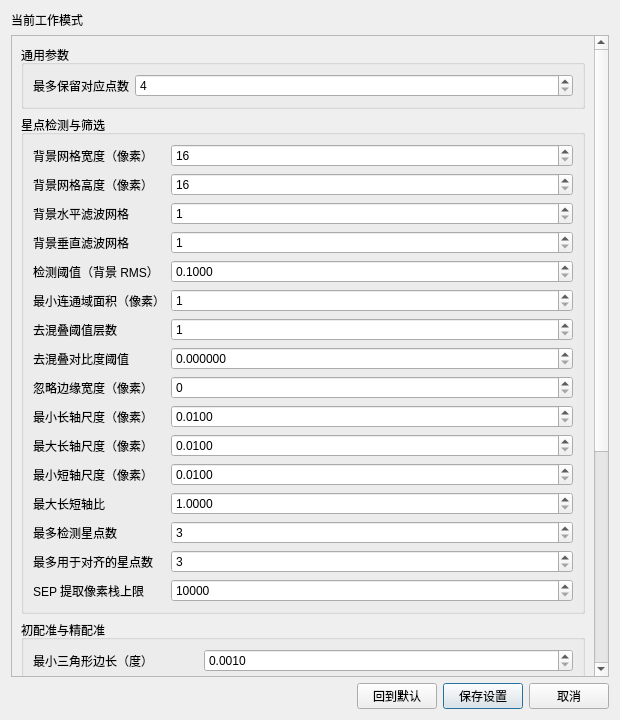
<?xml version="1.0" encoding="UTF-8"?>
<ui version="4.0">
 <class>AdjacentAlignmentSettingsDialog</class>
 <widget class="QDialog" name="AdjacentAlignmentSettingsDialog">
  <property name="geometry">
   <rect>
    <x>0</x>
    <y>0</y>
    <width>620</width>
    <height>720</height>
   </rect>
  </property>
  <property name="windowTitle">
   <string>粗略取景参数设置</string>
  </property>
  <layout class="QVBoxLayout" name="verticalLayoutDialog">
   <item>
    <widget class="QLabel" name="labelCurrentMode">
     <property name="wordWrap">
      <bool>true</bool>
     </property>
     <property name="text">
      <string>当前工作模式</string>
     </property>
    </widget>
   </item>
   <item>
    <widget class="QStackedWidget" name="stackedWidgetSettings">
     <widget class="QWidget" name="pageStarSettings">
      <layout class="QVBoxLayout" name="verticalLayoutStarPage">
       <property name="leftMargin"><number>0</number></property>
       <property name="topMargin"><number>0</number></property>
       <property name="rightMargin"><number>0</number></property>
       <property name="bottomMargin"><number>0</number></property>
       <item>
        <widget class="QScrollArea" name="scrollAreaStarSettings">
         <property name="widgetResizable">
          <bool>true</bool>
         </property>
         <widget class="QWidget" name="scrollAreaWidgetContentsStar">
          <property name="geometry">
           <rect>
            <x>0</x>
            <y>0</y>
            <width>570</width>
            <height>1030</height>
           </rect>
          </property>
          <layout class="QVBoxLayout" name="verticalLayoutStarSettings">
           <item>
            <widget class="QGroupBox" name="groupBoxStarCommon">
             <property name="title">
              <string>通用参数</string>
             </property>
             <layout class="QFormLayout" name="formLayoutStarCommon">
              <property name="fieldGrowthPolicy">
               <enum>QFormLayout::AllNonFixedFieldsGrow</enum>
              </property>
              <item row="0" column="0">
               <widget class="QLabel" name="labelAdjacentAlignmentMaxCorrespondencesStar">
                <property name="text"><string>最多保留对应点数</string></property>
               </widget>
              </item>
              <item row="0" column="1">
               <widget class="QSpinBox" name="spinBoxAdjacentAlignmentMaxCorrespondencesStar">
                <property name="minimum"><number>4</number></property>
                <property name="maximum"><number>10000</number></property>
               </widget>
              </item>
             </layout>
            </widget>
           </item>
           <item>
            <widget class="QGroupBox" name="groupBoxStarDetection">
             <property name="title"><string>星点检测与筛选</string></property>
             <layout class="QFormLayout" name="formLayoutStarDetection">
              <property name="fieldGrowthPolicy"><enum>QFormLayout::AllNonFixedFieldsGrow</enum></property>
              <item row="0" column="0"><widget class="QLabel" name="labelAdjacentStarBackgroundBwPx"><property name="text"><string>背景网格宽度（像素）</string></property></widget></item>
              <item row="0" column="1"><widget class="QSpinBox" name="spinBoxAdjacentStarBackgroundBwPx"><property name="minimum"><number>16</number></property><property name="maximum"><number>2048</number></property></widget></item>
              <item row="1" column="0"><widget class="QLabel" name="labelAdjacentStarBackgroundBhPx"><property name="text"><string>背景网格高度（像素）</string></property></widget></item>
              <item row="1" column="1"><widget class="QSpinBox" name="spinBoxAdjacentStarBackgroundBhPx"><property name="minimum"><number>16</number></property><property name="maximum"><number>2048</number></property></widget></item>
              <item row="2" column="0"><widget class="QLabel" name="labelAdjacentStarBackgroundFwPx"><property name="text"><string>背景水平滤波网格</string></property></widget></item>
              <item row="2" column="1"><widget class="QSpinBox" name="spinBoxAdjacentStarBackgroundFwPx"><property name="minimum"><number>1</number></property><property name="maximum"><number>63</number></property></widget></item>
              <item row="3" column="0"><widget class="QLabel" name="labelAdjacentStarBackgroundFhPx"><property name="text"><string>背景垂直滤波网格</string></property></widget></item>
              <item row="3" column="1"><widget class="QSpinBox" name="spinBoxAdjacentStarBackgroundFhPx"><property name="minimum"><number>1</number></property><property name="maximum"><number>63</number></property></widget></item>
              <item row="4" column="0"><widget class="QLabel" name="labelAdjacentStarDetectionSigma"><property name="text"><string>检测阈值（背景 RMS）</string></property></widget></item>
              <item row="4" column="1"><widget class="QDoubleSpinBox" name="doubleSpinBoxAdjacentStarDetectionSigma"><property name="decimals"><number>4</number></property><property name="minimum"><double>0.100000000</double></property><property name="maximum"><double>100.000000000</double></property></widget></item>
              <item row="5" column="0"><widget class="QLabel" name="labelAdjacentStarDetectionMinAreaPx"><property name="text"><string>最小连通域面积（像素）</string></property></widget></item>
              <item row="5" column="1"><widget class="QSpinBox" name="spinBoxAdjacentStarDetectionMinAreaPx"><property name="minimum"><number>1</number></property><property name="maximum"><number>10000</number></property></widget></item>
              <item row="6" column="0"><widget class="QLabel" name="labelAdjacentStarDeblendNthresh"><property name="text"><string>去混叠阈值层数</string></property></widget></item>
              <item row="6" column="1"><widget class="QSpinBox" name="spinBoxAdjacentStarDeblendNthresh"><property name="minimum"><number>1</number></property><property name="maximum"><number>256</number></property></widget></item>
              <item row="7" column="0"><widget class="QLabel" name="labelAdjacentStarDeblendCont"><property name="text"><string>去混叠对比度阈值</string></property></widget></item>
              <item row="7" column="1"><widget class="QDoubleSpinBox" name="doubleSpinBoxAdjacentStarDeblendCont"><property name="decimals"><number>6</number></property><property name="maximum"><double>1.000000000</double></property><property name="singleStep"><double>0.001000000</double></property></widget></item>
              <item row="8" column="0"><widget class="QLabel" name="labelAdjacentStarDetectionEdgeMarginPx"><property name="text"><string>忽略边缘宽度（像素）</string></property></widget></item>
              <item row="8" column="1"><widget class="QSpinBox" name="spinBoxAdjacentStarDetectionEdgeMarginPx"><property name="maximum"><number>10000</number></property></widget></item>
              <item row="9" column="0"><widget class="QLabel" name="labelAdjacentStarMinMajorAxisPx"><property name="text"><string>最小长轴尺度（像素）</string></property></widget></item>
              <item row="9" column="1"><widget class="QDoubleSpinBox" name="doubleSpinBoxAdjacentStarMinMajorAxisPx"><property name="decimals"><number>4</number></property><property name="minimum"><double>0.010000000</double></property><property name="maximum"><double>100.000000000</double></property></widget></item>
              <item row="10" column="0"><widget class="QLabel" name="labelAdjacentStarMaxMajorAxisPx"><property name="text"><string>最大长轴尺度（像素）</string></property></widget></item>
              <item row="10" column="1"><widget class="QDoubleSpinBox" name="doubleSpinBoxAdjacentStarMaxMajorAxisPx"><property name="decimals"><number>4</number></property><property name="minimum"><double>0.010000000</double></property><property name="maximum"><double>1000.000000000</double></property></widget></item>
              <item row="11" column="0"><widget class="QLabel" name="labelAdjacentStarMinMinorAxisPx"><property name="text"><string>最小短轴尺度（像素）</string></property></widget></item>
              <item row="11" column="1"><widget class="QDoubleSpinBox" name="doubleSpinBoxAdjacentStarMinMinorAxisPx"><property name="decimals"><number>4</number></property><property name="minimum"><double>0.010000000</double></property><property name="maximum"><double>100.000000000</double></property></widget></item>
              <item row="12" column="0"><widget class="QLabel" name="labelAdjacentStarMaxAxisRatio"><property name="text"><string>最大长短轴比</string></property></widget></item>
              <item row="12" column="1"><widget class="QDoubleSpinBox" name="doubleSpinBoxAdjacentStarMaxAxisRatio"><property name="decimals"><number>4</number></property><property name="minimum"><double>1.000000000</double></property><property name="maximum"><double>100.000000000</double></property></widget></item>
              <item row="13" column="0"><widget class="QLabel" name="labelAdjacentStarMaxDetectedStars"><property name="text"><string>最多检测星点数</string></property></widget></item>
              <item row="13" column="1"><widget class="QSpinBox" name="spinBoxAdjacentStarMaxDetectedStars"><property name="minimum"><number>3</number></property><property name="maximum"><number>10000</number></property></widget></item>
              <item row="14" column="0"><widget class="QLabel" name="labelAdjacentStarMaxAlignmentStars"><property name="text"><string>最多用于对齐的星点数</string></property></widget></item>
              <item row="14" column="1"><widget class="QSpinBox" name="spinBoxAdjacentStarMaxAlignmentStars"><property name="minimum"><number>3</number></property><property name="maximum"><number>100</number></property></widget></item>
              <item row="15" column="0">
               <widget class="QLabel" name="labelAdjacentStarExtractPixstack">
                <property name="text"><string>SEP 提取像素栈上限</string></property>
                <property name="toolTip"><string>星点提取缓冲区允许的活跃目标像素数，不是匹配数量上限。</string></property>
               </widget>
              </item>
              <item row="15" column="1">
               <widget class="QSpinBox" name="spinBoxAdjacentStarExtractPixstack">
                <property name="toolTip"><string>星点提取缓冲区允许的活跃目标像素数，不是匹配数量上限。</string></property>
                <property name="minimum"><number>10000</number></property>
                <property name="maximum"><number>100000000</number></property>
                <property name="singleStep"><number>100000</number></property>
               </widget>
              </item>
             </layout>
            </widget>
           </item>
           <item>
            <widget class="QGroupBox" name="groupBoxStarMatching">
             <property name="title"><string>初配准与精配准</string></property>
             <layout class="QFormLayout" name="formLayoutStarMatching">
              <property name="fieldGrowthPolicy"><enum>QFormLayout::AllNonFixedFieldsGrow</enum></property>
              <item row="0" column="0"><widget class="QLabel" name="labelAdjacentStarMinTriangleSideDeg"><property name="text"><string>最小三角形边长（度）</string></property></widget></item>
              <item row="0" column="1"><widget class="QDoubleSpinBox" name="doubleSpinBoxAdjacentStarMinTriangleSideDeg"><property name="decimals"><number>4</number></property><property name="minimum"><double>0.001000000</double></property><property name="maximum"><double>45.000000000</double></property></widget></item>
              <item row="1" column="0"><widget class="QLabel" name="labelAdjacentStarTriangleMatchToleranceDeg"><property name="text"><string>三角形匹配容差（度）</string></property></widget></item>
              <item row="1" column="1"><widget class="QDoubleSpinBox" name="doubleSpinBoxAdjacentStarTriangleMatchToleranceDeg"><property name="decimals"><number>4</number></property><property name="minimum"><double>0.001000000</double></property><property name="maximum"><double>10.000000000</double></property></widget></item>
              <item row="2" column="0"><widget class="QLabel" name="labelAdjacentStarRotationInlierToleranceDeg"><property name="text"><string>旋转内点容差（度）</string></property></widget></item>
              <item row="2" column="1"><widget class="QDoubleSpinBox" name="doubleSpinBoxAdjacentStarRotationInlierToleranceDeg"><property name="decimals"><number>4</number></property><property name="minimum"><double>0.001000000</double></property><property name="maximum"><double>10.000000000</double></property></widget></item>
              <item row="3" column="0"><widget class="QLabel" name="labelAdjacentStarMaxTriangleHypotheses"><property name="text"><string>最多三角形候选假设数</string></property></widget></item>
              <item row="3" column="1"><widget class="QSpinBox" name="spinBoxAdjacentStarMaxTriangleHypotheses"><property name="minimum"><number>1</number></property><property name="maximum"><number>500000</number></property></widget></item>
              <item row="4" column="0"><widget class="QLabel" name="labelAdjacentStarMinInitialRotationInliers"><property name="text"><string>初始旋转最少内点数</string></property></widget></item>
              <item row="4" column="1"><widget class="QSpinBox" name="spinBoxAdjacentStarMinInitialRotationInliers"><property name="minimum"><number>3</number></property><property name="maximum"><number>100</number></property></widget></item>
              <item row="5" column="0"><widget class="QLabel" name="labelAdjacentStarInitialMatchDistancePx"><property name="text"><string>初始匹配最大距离（像素）</string></property></widget></item>
              <item row="5" column="1"><widget class="QDoubleSpinBox" name="doubleSpinBoxAdjacentStarInitialMatchDistancePx"><property name="decimals"><number>4</number></property><property name="minimum"><double>0.100000000</double></property><property name="maximum"><double>10000.000000000</double></property></widget></item>
              <item row="6" column="0"><widget class="QLabel" name="labelAdjacentStarHomographyMatchDistancePx"><property name="text"><string>单应性重投影阈值（像素）</string></property></widget></item>
              <item row="6" column="1"><widget class="QDoubleSpinBox" name="doubleSpinBoxAdjacentStarHomographyMatchDistancePx"><property name="decimals"><number>4</number></property><property name="minimum"><double>0.100000000</double></property><property name="maximum"><double>10000.000000000</double></property></widget></item>
              <item row="7" column="0"><widget class="QLabel" name="labelAdjacentStarFinalMatchDistancePx"><property name="text"><string>最终匹配最大距离（像素）</string></property></widget></item>
              <item row="7" column="1"><widget class="QDoubleSpinBox" name="doubleSpinBoxAdjacentStarFinalMatchDistancePx"><property name="decimals"><number>4</number></property><property name="minimum"><double>0.100000000</double></property><property name="maximum"><double>10000.000000000</double></property></widget></item>
              <item row="8" column="0"><widget class="QLabel" name="labelAdjacentStarHomographyRansacMaxIterations"><property name="text"><string>单应性 RANSAC 最大迭代次数</string></property></widget></item>
              <item row="8" column="1"><widget class="QSpinBox" name="spinBoxAdjacentStarHomographyRansacMaxIterations"><property name="minimum"><number>1</number></property><property name="maximum"><number>1000000</number></property></widget></item>
              <item row="9" column="0"><widget class="QLabel" name="labelAdjacentStarHomographyRansacConfidence"><property name="text"><string>单应性 RANSAC 置信度</string></property></widget></item>
              <item row="9" column="1"><widget class="QDoubleSpinBox" name="doubleSpinBoxAdjacentStarHomographyRansacConfidence"><property name="decimals"><number>6</number></property><property name="minimum"><double>0.500000000</double></property><property name="maximum"><double>1.000000000</double></property><property name="singleStep"><double>0.001000000</double></property></widget></item>
              <item row="10" column="0"><widget class="QLabel" name="labelAdjacentStarMinMatchCount"><property name="text"><string>最少可靠星点对数</string></property></widget></item>
              <item row="10" column="1"><widget class="QSpinBox" name="spinBoxAdjacentStarMinMatchCount"><property name="minimum"><number>4</number></property><property name="maximum"><number>10000</number></property></widget></item>
              <item row="11" column="0"><widget class="QLabel" name="labelAdjacentStarFocalScaleMinRatio"><property name="text"><string>焦距尺度最小比例</string></property></widget></item>
              <item row="11" column="1"><widget class="QDoubleSpinBox" name="doubleSpinBoxAdjacentStarFocalScaleMinRatio"><property name="decimals"><number>4</number></property><property name="minimum"><double>0.010000000</double></property><property name="maximum"><double>10.000000000</double></property></widget></item>
             </layout>
            </widget>
           </item>
          </layout>
         </widget>
        </widget>
       </item>
      </layout>
     </widget>
     <widget class="QWidget" name="pageLandscapeSettings">
      <layout class="QVBoxLayout" name="verticalLayoutLandscapePage">
       <property name="leftMargin"><number>0</number></property>
       <property name="topMargin"><number>0</number></property>
       <property name="rightMargin"><number>0</number></property>
       <property name="bottomMargin"><number>0</number></property>
       <item>
        <widget class="QScrollArea" name="scrollAreaLandscapeSettings">
         <property name="widgetResizable"><bool>true</bool></property>
         <widget class="QWidget" name="scrollAreaWidgetContentsLandscape">
          <property name="geometry">
           <rect><x>0</x><y>0</y><width>570</width><height>620</height></rect>
          </property>
          <layout class="QVBoxLayout" name="verticalLayoutLandscapeSettings">
           <item>
            <widget class="QGroupBox" name="groupBoxLandscapeCommon">
             <property name="title"><string>通用参数</string></property>
             <layout class="QFormLayout" name="formLayoutLandscapeCommon">
              <property name="fieldGrowthPolicy"><enum>QFormLayout::AllNonFixedFieldsGrow</enum></property>
              <item row="0" column="0"><widget class="QLabel" name="labelAdjacentAlignmentMaxCorrespondencesLandscape"><property name="text"><string>最多保留对应点数</string></property></widget></item>
              <item row="0" column="1"><widget class="QSpinBox" name="spinBoxAdjacentAlignmentMaxCorrespondencesLandscape"><property name="minimum"><number>4</number></property><property name="maximum"><number>10000</number></property></widget></item>
             </layout>
            </widget>
           </item>
           <item>
            <widget class="QGroupBox" name="groupBoxLandscapePreprocessing">
             <property name="title"><string>图像预处理</string></property>
             <layout class="QFormLayout" name="formLayoutLandscapePreprocessing">
              <property name="fieldGrowthPolicy"><enum>QFormLayout::AllNonFixedFieldsGrow</enum></property>
              <item row="0" column="0"><widget class="QLabel" name="labelAdjacentLandscapeNormalizationLowPercentile"><property name="text"><string>压缩低百分位</string></property></widget></item>
              <item row="0" column="1"><widget class="QDoubleSpinBox" name="doubleSpinBoxAdjacentLandscapeNormalizationLowPercentile"><property name="decimals"><number>4</number></property><property name="maximum"><double>99.000000000</double></property></widget></item>
              <item row="1" column="0"><widget class="QLabel" name="labelAdjacentLandscapeNormalizationHighPercentile"><property name="text"><string>压缩高百分位</string></property></widget></item>
              <item row="1" column="1"><widget class="QDoubleSpinBox" name="doubleSpinBoxAdjacentLandscapeNormalizationHighPercentile"><property name="decimals"><number>4</number></property><property name="minimum"><double>0.010000000</double></property><property name="maximum"><double>100.000000000</double></property></widget></item>
              <item row="2" column="0"><widget class="QLabel" name="labelAdjacentLandscapeClaheClipLimit"><property name="text"><string>CLAHE 裁剪上限</string></property></widget></item>
              <item row="2" column="1"><widget class="QDoubleSpinBox" name="doubleSpinBoxAdjacentLandscapeClaheClipLimit"><property name="decimals"><number>4</number></property><property name="minimum"><double>0.100000000</double></property><property name="maximum"><double>100.000000000</double></property></widget></item>
              <item row="3" column="0"><widget class="QLabel" name="labelAdjacentLandscapeClaheGridSize"><property name="text"><string>CLAHE 网格边长（像素）</string></property></widget></item>
              <item row="3" column="1"><widget class="QSpinBox" name="spinBoxAdjacentLandscapeClaheGridSize"><property name="minimum"><number>1</number></property><property name="maximum"><number>512</number></property></widget></item>
             </layout>
            </widget>
           </item>
           <item>
            <widget class="QGroupBox" name="groupBoxLandscapeMatching">
             <property name="title"><string>SIFT 特征与 RANSAC</string></property>
             <layout class="QFormLayout" name="formLayoutLandscapeMatching">
              <property name="fieldGrowthPolicy"><enum>QFormLayout::AllNonFixedFieldsGrow</enum></property>
              <item row="0" column="0"><widget class="QLabel" name="labelAdjacentLandscapeSiftMaxFeatures"><property name="text"><string>SIFT 最多特征点数</string></property></widget></item>
              <item row="0" column="1"><widget class="QSpinBox" name="spinBoxAdjacentLandscapeSiftMaxFeatures"><property name="minimum"><number>4</number></property><property name="maximum"><number>1000000</number></property></widget></item>
              <item row="1" column="0"><widget class="QLabel" name="labelAdjacentLandscapeSiftContrastThreshold"><property name="text"><string>SIFT 对比度阈值</string></property></widget></item>
              <item row="1" column="1"><widget class="QDoubleSpinBox" name="doubleSpinBoxAdjacentLandscapeSiftContrastThreshold"><property name="decimals"><number>6</number></property><property name="minimum"><double>0.000001000</double></property><property name="maximum"><double>1.000000000</double></property><property name="singleStep"><double>0.001000000</double></property></widget></item>
              <item row="2" column="0"><widget class="QLabel" name="labelAdjacentLandscapeSiftEdgeThreshold"><property name="text"><string>SIFT 边缘响应阈值</string></property></widget></item>
              <item row="2" column="1"><widget class="QDoubleSpinBox" name="doubleSpinBoxAdjacentLandscapeSiftEdgeThreshold"><property name="decimals"><number>4</number></property><property name="minimum"><double>0.100000000</double></property><property name="maximum"><double>10000.000000000</double></property></widget></item>
              <item row="3" column="0"><widget class="QLabel" name="labelAdjacentLandscapeSiftSigma"><property name="text"><string>SIFT 高斯尺度参数</string></property></widget></item>
              <item row="3" column="1"><widget class="QDoubleSpinBox" name="doubleSpinBoxAdjacentLandscapeSiftSigma"><property name="decimals"><number>4</number></property><property name="minimum"><double>0.100000000</double></property><property name="maximum"><double>100.000000000</double></property></widget></item>
              <item row="4" column="0"><widget class="QLabel" name="labelAdjacentLandscapeFlannTrees"><property name="text"><string>FLANN KD 树数量</string></property></widget></item>
              <item row="4" column="1"><widget class="QSpinBox" name="spinBoxAdjacentLandscapeFlannTrees"><property name="minimum"><number>1</number></property><property name="maximum"><number>100</number></property></widget></item>
              <item row="5" column="0"><widget class="QLabel" name="labelAdjacentLandscapeFlannChecks"><property name="text"><string>FLANN 搜索检查次数</string></property></widget></item>
              <item row="5" column="1"><widget class="QSpinBox" name="spinBoxAdjacentLandscapeFlannChecks"><property name="minimum"><number>1</number></property><property name="maximum"><number>100000</number></property></widget></item>
              <item row="6" column="0"><widget class="QLabel" name="labelAdjacentLandscapeRatioTestThreshold"><property name="text"><string>Lowe ratio test 阈值</string></property></widget></item>
              <item row="6" column="1"><widget class="QDoubleSpinBox" name="doubleSpinBoxAdjacentLandscapeRatioTestThreshold"><property name="decimals"><number>6</number></property><property name="minimum"><double>0.010000000</double></property><property name="maximum"><double>0.999999000</double></property><property name="singleStep"><double>0.001000000</double></property></widget></item>
              <item row="7" column="0"><widget class="QLabel" name="labelAdjacentLandscapeRansacReprojectionThresholdPx"><property name="text"><string>RANSAC 重投影阈值（像素）</string></property></widget></item>
              <item row="7" column="1"><widget class="QDoubleSpinBox" name="doubleSpinBoxAdjacentLandscapeRansacReprojectionThresholdPx"><property name="decimals"><number>4</number></property><property name="minimum"><double>0.100000000</double></property><property name="maximum"><double>10000.000000000</double></property></widget></item>
              <item row="8" column="0"><widget class="QLabel" name="labelAdjacentLandscapeRansacMaxIterations"><property name="text"><string>RANSAC 最大迭代次数</string></property></widget></item>
              <item row="8" column="1"><widget class="QSpinBox" name="spinBoxAdjacentLandscapeRansacMaxIterations"><property name="minimum"><number>1</number></property><property name="maximum"><number>1000000</number></property></widget></item>
              <item row="9" column="0"><widget class="QLabel" name="labelAdjacentLandscapeRansacConfidence"><property name="text"><string>RANSAC 置信度</string></property></widget></item>
              <item row="9" column="1"><widget class="QDoubleSpinBox" name="doubleSpinBoxAdjacentLandscapeRansacConfidence"><property name="decimals"><number>6</number></property><property name="minimum"><double>0.500000000</double></property><property name="maximum"><double>1.000000000</double></property><property name="singleStep"><double>0.001000000</double></property></widget></item>
              <item row="10" column="0"><widget class="QLabel" name="labelAdjacentLandscapeMinInlierMatches"><property name="text"><string>最少 RANSAC 内点数</string></property></widget></item>
              <item row="10" column="1"><widget class="QSpinBox" name="spinBoxAdjacentLandscapeMinInlierMatches"><property name="minimum"><number>4</number></property><property name="maximum"><number>100000</number></property></widget></item>
             </layout>
            </widget>
           </item>
          </layout>
         </widget>
        </widget>
       </item>
      </layout>
     </widget>
    </widget>
   </item>
   <item>
    <layout class="QHBoxLayout" name="horizontalLayoutButtons">
     <item>
      <spacer name="horizontalSpacerButtons">
       <property name="orientation"><enum>Qt::Horizontal</enum></property>
       <property name="sizeHint" stdset="0"><size><width>40</width><height>20</height></size></property>
      </spacer>
     </item>
     <item><widget class="QPushButton" name="pushButtonRestoreDefaults"><property name="text"><string>回到默认</string></property></widget></item>
     <item><widget class="QPushButton" name="pushButtonSave"><property name="text"><string>保存设置</string></property><property name="default"><bool>true</bool></property></widget></item>
     <item><widget class="QPushButton" name="pushButtonCancel"><property name="text"><string>取消</string></property></widget></item>
    </layout>
   </item>
  </layout>
 </widget>
 <resources/>
 <connections/>
</ui>
